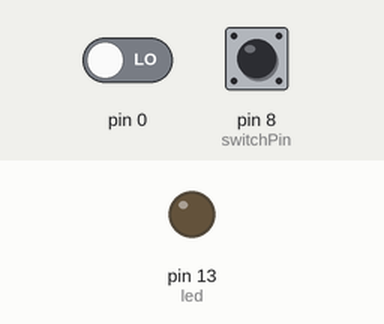
Recording of a sketch running on a simulated Arduino Uno, built with avr-gcc and run on an emulated ATmega328P. Shown: output pins drawn as LEDs (lit = HIGH). The inputs (shaded band) are chosen by the test bench; at power-on: pin 8 (switchPin) LOW, pin 0 LOW.

Above: at 1.2 s.
1.3 s: pin 8 (switchPin) pulled HIGH for 0.15 s
At 1.47 s:
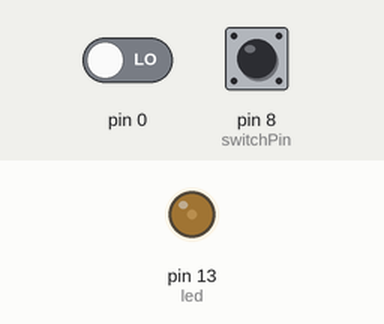
3.0 s: pin 8 (switchPin) pulled HIGH for 3.2 s
At 7.7 s:
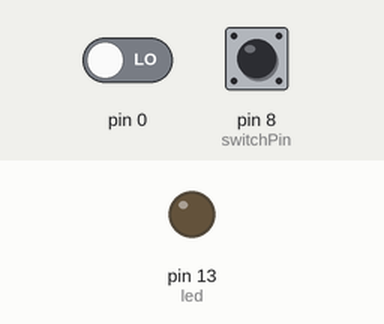
Timing chart, 0 to 9.2 s (numbered marks = the images above; inputs shaded):
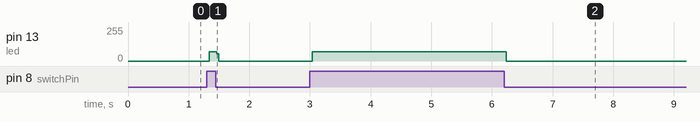

Measured:
- after the input at 1.3 s, pin 13 (led): 0/255 → 71/255 at once, → 0/255 0.12 s later
- after the input at 3.0 s, pin 13 (led): 0/255 → 71/255 at once, → 0/255 3.2 s later

The sketch:

switch_led_check.ino
```cpp
int switchPin=8;
int led=13;
//Check whether a switch works by glowing a LED

void setup() {
  pinMode(switchPin,INPUT);
  pinMode(led,OUTPUT);

}

void loop() {
  // put your main code here, to run repeatedly:
  if(digitalRead(switchPin)==HIGH)
  digitalWrite(led, HIGH);
  else if(digitalRead(switchPin==LOW));
  digitalWrite(led,LOW);
}
```
